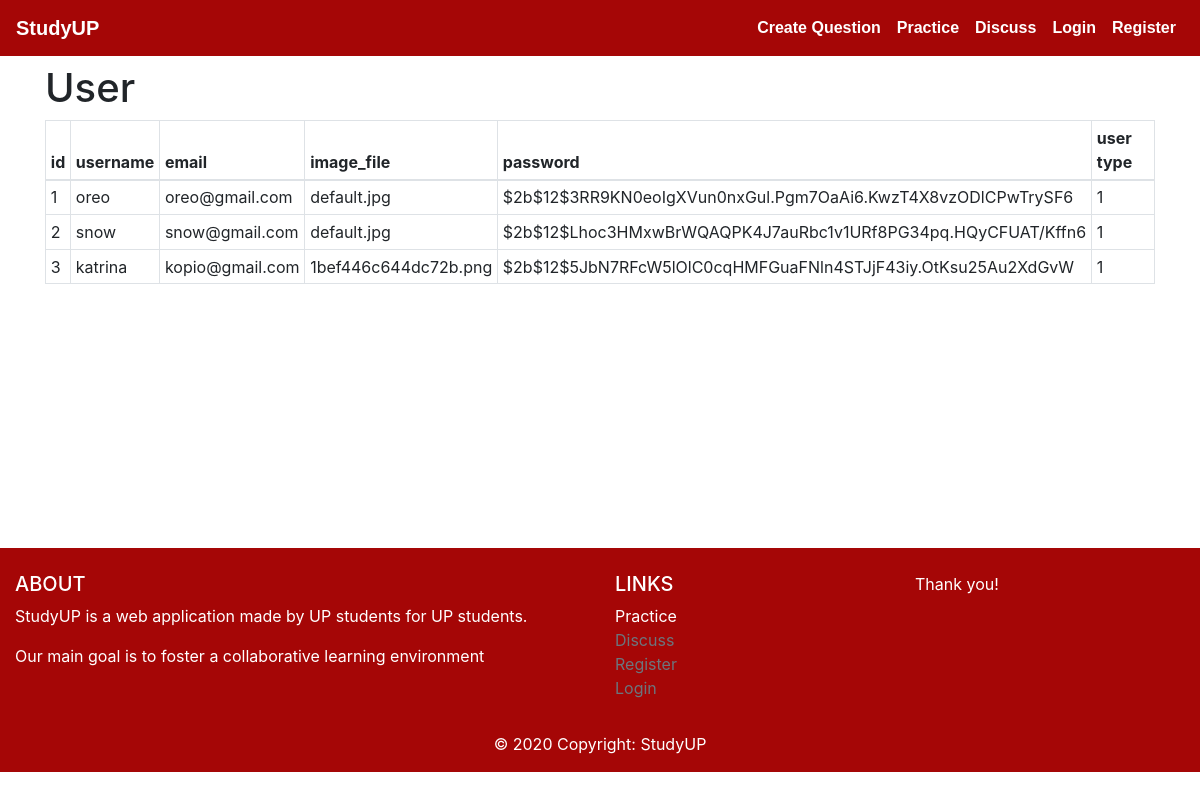
The app's page /db-user with its own data.
### studyup/models.py (models this page shows, shortened)
class User(db.Model, UserMixin):
    id = db.Column(db.Integer, primary_key=True)
    username = db.Column(db.String(20), unique=True, nullable=False)
    email = db.Column(db.String(120), unique=True, nullable=False)
    image_file = db.Column(db.String(20), nullable=False, default='default.jpg')
    password = db.Column(db.String(60), nullable=False)
    user_type = db.Column(db.Integer, nullable=False)

### studyup/main/routes.py (the view)
@main.route("/db-user")
def view_user_db():
    users = User.query.all()
    return render_template('db-user.html', users=users)

### studyup/templates/db-user.html (shortened to what this page needs)
{% extends 'base.html' %}
{% block body %}
<h1 class="mt-2">User</h1>
<table class="table table-hover table-condensed table-sm table-bordered">
    <thead>
        <tr>
            <th>id</th>
            <th>username</th>
            <th>email</th>
            <th>image_file</th>
            <th>password</th>
            <th>user type</th>
        </tr>
    </thead>
    <tbody>
    {% for user in users %}
    <tr>
        <td>{{user.id}}</td>
        <td>{{user.username}}</td>
        <td>{{user.email}}</td>
        <td>{{user.image_file}}</td>
        <td>{{user.password}}</td>
        <td>{{user.user_type}}</td>
    <tr>
    {% endfor %}
    </tbody>
</table>
<div class="space2"></div>
{% endblock body %}

### studyup/templates/base.html (shortened to what this page needs)
<!DOCTYPE html>
<html lang="en">
<head>
    <link rel="stylesheet" href="{{ url_for('static', filename='css/bootstrap.min.css')}}">
    <link rel="stylesheet" href="http://maxcdn.bootstrapcdn.com/font-awesome/4.2.0/css/font-awesome.min.css" type="text/css">
    <link rel="stylesheet" href="{{ url_for('static', filename='css/main.css')}}">
</head>
<body>
<nav class="navbar navbar-expand-md navbar-custom sticky ztop">
    <a href="/" class="navbar-brand click-exit" name="btn-home"><strong>StudyUP</strong></a>
    <div class="navbar-collapse collapse justify-content-stretch" id="navbar7">
        <ul class="navbar-nav ml-auto">
            <li class="nav-item">
                <a name="btn-question" class="nav-link" href="{{url_for('question.create_question')}}"><strong>Create Question</strong></a>
            </li>
            <li class="nav-item">
                <a name="btn-practice" class="nav-link click-exit" href="{{url_for('practice.select')}}"><strong>Practice</strong></a>
            </li>
            <li class="nav-item">
                <a name="btn-discuss" class="nav-link click-exit" href="{{url_for('discussion.select')}}"><strong>Discuss</strong></a>
            </li>
            {% if current_user.is_authenticated %}
              <li class="nav-item">
                <a name="btn-account" class="nav-link click-exit" href="{{url_for('user.account')}}"><strong>Account</strong></a>
              </li>
              <li class="nav-item">
                <a name="btn-account" class="nav-link click-exit" href="{{url_for('user.logout')}}"><strong>Logout</strong></a>
              </li>
            {% else%}
              <li class="nav-item">
                  <a name="btn-account" class="nav-link click-exit" href="{{url_for('user.login')}}"><strong>Login</strong></a>
              </li>
              <li class="nav-item">
                <a name="btn-account" class="nav-link click-exit" href="{{url_for('user.register')}}"><strong>Register</strong></a>
              </li>
            {% endif %}
        </ul>
    </div>
</nav>
<div class="container">
{% block body %}
{% endblock body %}
</div>
<footer class="page-footer font-small footer-bg pt-4">
    <div class="container-fluid text-center text-md-left">
      <div class="row">
        <div class="col-md-6 mt-md-0 mt-3">
          <h5 class="text-uppercase">About</h5>
          <p>StudyUP is a web application made by UP students for UP students.</p>
          <p>Our main goal is to foster a collaborative learning environment</p>
        </div>
        <div class="col-md-3 mb-md-0 mb-3">
          <h5 class="text-uppercase">Links</h5>
          <ul class="list-unstyled footer-link">
            <li>
              <a name="btn-practice" class="click-exit btn-link" href="{{url_for('practice.select')}}">Practice</a>
            </li>
            <li>
              <a class="click-exit btn-link disabled" href="#!">Discuss</a>
            </li>
            <li>
              <a class="click-exit btn-link disabled" href="#!">Register</a>
            </li>
            <li>
              <a class="click-exit btn-link disabled" href="#!">Login</a>
            </li>
          </ul>
        </div>
        <div class="col-md-3 mb-md-0 mb-3">
        Thank you!
        </div>
      </div>
    </div>
    <div class="footer-copyright text-center py-3">© 2020 Copyright: StudyUP
    </div>
</footer>
</body>
</html>

### studyup/static/css/main.css (style rules this page uses)
.navbar-custom { background-color: #a50606; color:white; font-family: Arial, Helvetica, sans-serif; }
body { height: 100%; }
html { scroll-behavior: smooth; }
.navbar a { color: white; }
footer { justify-content: center; }
.footer-bg { background-color: #a50606; color: white; }
.footer-link a { color: white; }
.footer-link a { text-decoration: none; }
.space2 { height: 200px; }
ul { list-style-type: none; }
.sticky { top: 0; position: sticky; }
.ztop { z-index: 2; }

### records on screen
User: id "1", username "oreo", email "oreo@gmail.com", image_file "default.jpg", password "$2b$12$3RR9KN0eoIgXVun0nxGul.Pgm7OaAi6.KwzT4X8vzODlCPwTrySF6", user_type "1"
User: id "2", username "snow", email "snow@gmail.com", image_file "default.jpg", password "$2b$12$Lhoc3HMxwBrWQAQPK4J7auRbc1v1URf8PG34pq.HQyCFUAT/Kffn6", user_type "1"
User: id "3", username "katrina", email "kopio@gmail.com", image_file "1bef446c644dc72b.png", password "$2b$12$5JbN7RFcW5lOlC0cqHMFGuaFNln4STJjF43iy.OtKsu25Au2XdGvW", user_type "1"
